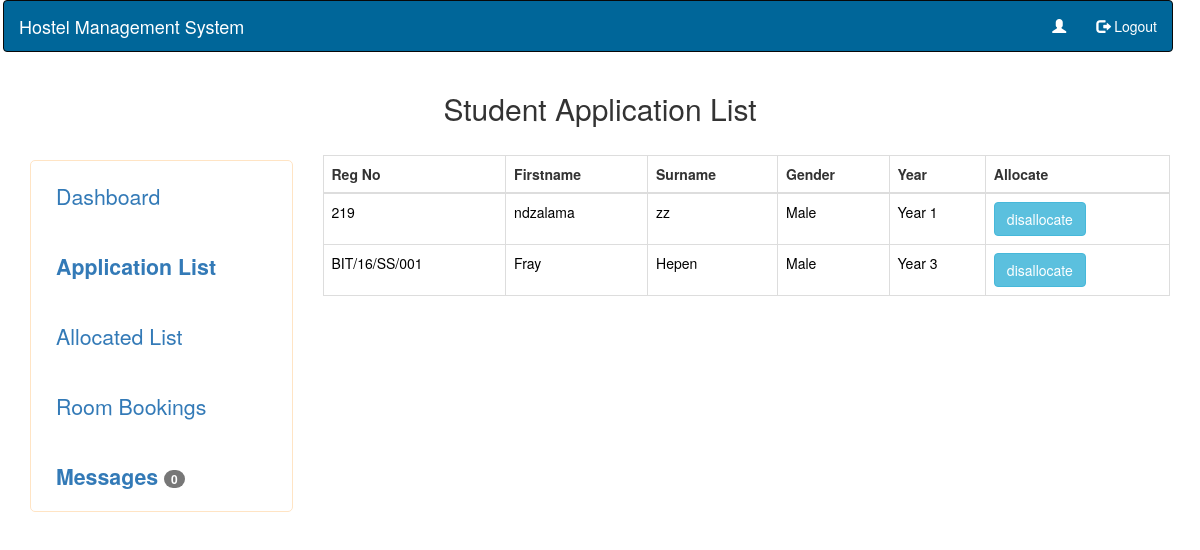
The page /supervisor/applicationList.php on the database its author committed.
### tables this page shows
CREATE TABLE `application` (
  `reg_no` varchar(15) NOT NULL,
  `semester` set('One','Two','All') NOT NULL,
  `year` int(1) NOT NULL
);

CREATE TABLE `student` (
  `reg_no` varchar(15) NOT NULL,
  `firstname` varchar(20) NOT NULL,
  `maiden_name` varchar(20) NOT NULL,
  `surname` varchar(20) NOT NULL,
  `gender` set('Male','Female') NOT NULL,
  `program` varchar(50) NOT NULL,
  `dob` date NOT NULL
);

### supervisor/applicationList.php (the view, shortened to what this page needs)
<?php
	require "../dbs/connect.php";
	$regNo=$_SESSION["user"];
	$btnValue="allocate";
	function isDisabled($id){
		require "../dbs/connect.php";
		$result=$conn->query("SELECT * FROM Disability WHERE reg_no='$id'") or die();
		if ($result->num_rows>0) {
			return true;
		}
		else{
			return false;
		}
	}
	function alreadyAllocated($id){
		require "../dbs/connect.php";
		$result=$conn->query("SELECT * FROM Allocated WHERE reg_no='$id'") or die();
		if ($result->num_rows>0) {
			return true;
		}
		else{
			return false;
		}
	}
?>
<!DOCTYPE html>
<html lang="en">
<head>
	<link rel="stylesheet" type="text/css" href="../bootstrap/css/bootstrap.min.css">
	<link rel="stylesheet" type="text/css" href="../bootstrap/css/font-awesome.css">
	<link rel="stylesheet" type="text/css" href="../bootstrap/css/style.css">
</head>
<body>
	<main class="container-fluid">
		 <nav class="navbar navbar-inverse" style="width:100%;margin-left: -12px; background-color: #006699;">
		  <div class="container-fluid">
		    <div class="navbar-header">
		      <a class="navbar-brand" href="#" style="color: white;">Hostel Management System</a>
		    </div>
		    <ul class="nav navbar-nav navbar-right">
		      <li><a href="students/register.php" style="color: white;"><span class="glyphicon glyphicon-user"></span> <?php
		      $user=$_SESSION["user"];
		      $results=$conn->query("SELECT * FROM Users WHERE username='$user'") or die($conn->error);
		      $row=$results->fetch_assoc();
		       echo $row["firstname"]. " ".$row["surname"];  ?></a></li>
		      <li><a href="../common/logout.php" style="color: white;"><span class="glyphicon glyphicon-log-out"></span> Logout</a></li>
		    </ul>
		  </div>
		</nav>
		<section class="container-fluid">
			<div class="row">
				<div class="col-md-12">
					<center><h2>Student Application List</h2></center>
				</div>
			</div>
			<div class="row">
				<div class="col-md-3" style="border: solid black red;">
				<div class="side-nav" style="border: solid black red;">
					<ul>
					<li><a class="active" href="dashboard.php">Dashboard</a></li>
					<li><a class="active" href="applicationList.php"><strong>Application List</strong></a></li>
					  <li><a class="active" href="allocatedList.php">Allocated List</a></li>
					  <li><a href="roomBookings.php">Room Bookings</a></li>
					  <li><a href="messages.php"><strong>Messages
					  	<?php
					  		$unreadMessages=$conn->query("SELECT COUNT(message) AS noOfUnreadMessages FROM Message WHERE reg_no='$regNo' AND viewed='0'") or die("Messages Could not be viewd<br>".$conn->error);
					  		if (($unreadMessages->num_rows)>=1) {
					  			$unreadMessage=$unreadMessages->fetch_assoc();
					  			echo "<span class='badge' id='note'>".$unreadMessage["noOfUnreadMessages"]."</span>";
					  		}
					  		else{
					  			echo "<script>
					  			document.getElementById('note').style.display='none';
					  			</script>";
					  		}
					  	 ?>
					  </strong></a></li>
					</ul>
				</div>
				</div>
				<br>
				<div class="col-md-9">
					<?php
						$all=$conn->query("SELECT A.*,S.* FROM Application A INNER JOIN Student S ON A.reg_no=S.reg_no /*NOT IN (SELECT AL.reg_no FROM Allocated AL)*/");
						if ($all->num_rows>0) {
							?>
						<table class="table table-bordered" id="myTable">
							<thead>
								<th>Reg No</th>
								<th>Firstname</th>
								<th>Surname</th>
								<th>Gender</th>
								<th>Year</th>
								<th>Allocate</th>
							</thead>
							<tbody>
								<?php
								while ($row=$all->fetch_assoc()) {
									?>
							<form class="" action="<?php echo htmlspecialchars($_SERVER['PHP_SELF']); ?>" method="post">
									<?php
										$reg=$row["reg_no"];
										if(alreadyAllocated($reg)){
													$btnValue='disallocate' ;
										}
										if(isDisabled($reg)){
											?>
											<tr class="high">
												<td><?php echo $row["reg_no"]; ?></td>
												<td><?php echo $row["firstname"]; ?></td>
												<td><?php echo $row["surname"]; ?></td>
												<td><?php echo $row["gender"]; ?></td>
												<td><?php echo "Year ".$row["year"]; ?></td>
												<input type="text" name="year" value="<?php echo $row['year']; ?>" hidden>
												<input type="text" name="regNo" value="<?php echo $row['reg_no'];
											?>" hidden>
												<td><button class="btn btn-info" name="<?php echo $btnValue; ?>" value="<?php
												echo $btnValue; ?>"><i class="glyphicon glyphicon-tick"></i><?php echo $btnValue; ?></button></td>
											</tr>
										<?php
										}
										else{
										?>
										<tr class="low">
											<td><?php echo $row["reg_no"]; ?></td>
												<td><?php echo $row["firstname"]; ?></td>
												<td><?php echo $row["surname"]; ?></td>
												<td><?php echo $row["gender"]; ?></td>
												<td><?php echo "Year ".$row["year"]; ?></td>
												<td><button class="btn btn-info" name="<?php echo $btnValue; ?>" value="<?php echo $btnValue; ?>"><i class="glyphicon glyphicon-tick"></i><?php echo $btnValue; ?></button></td>
											</tr>
										<?php
										}
									 ?>
							</form>
								<?php
								$btnValue="allocate";
								}
								?>
						</table>
							<?php
						}
						else{
							echo "<br>";
							echo "No students recently applied for the Accommodation";
						}
					 ?>
				</div>
			</div>
		</section>
	</main>
</body>
</html>

### supervisor/applicationList.php (style rules this page uses)
.low { color: black; }

### rows shown on the page
application: student.reg_no "219", student.firstname "ndzalama", student.surname "zz", student.gender "Male", year "1", btnValue "disallocate"
application: student.reg_no "BIT/16/SS/001", student.firstname "Fray", student.surname "Hepen", student.gender "Male", year "3", btnValue "disallocate"

### other values the page prints
$unreadMessage["noOfUnreadMessages"] "0"
